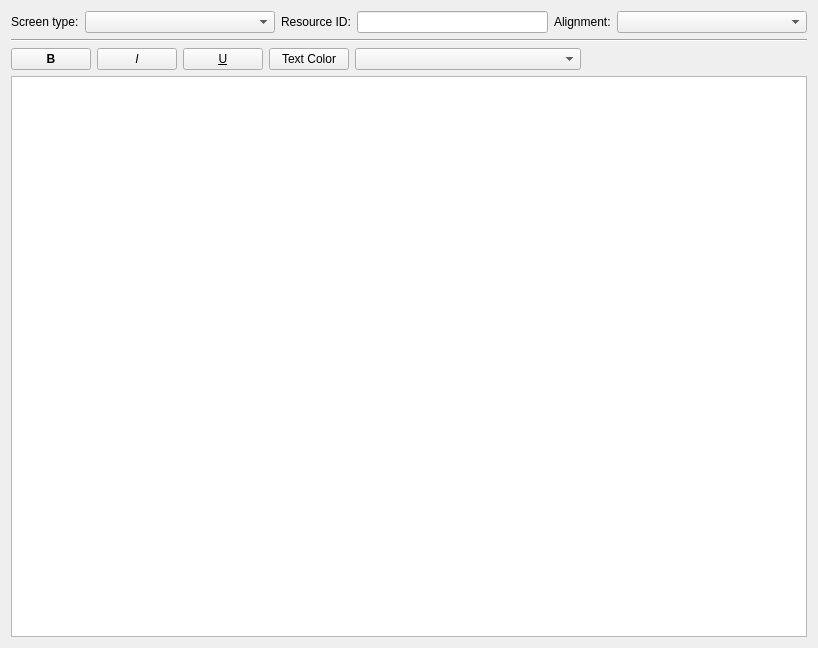
<?xml version="1.0" encoding="UTF-8"?>
<ui version="4.0">
 <class>ScreenEditWidget</class>
 <widget class="QWidget" name="ScreenEditWidget">
  <property name="geometry">
   <rect>
    <x>0</x>
    <y>0</y>
    <width>818</width>
    <height>648</height>
   </rect>
  </property>
  <property name="windowTitle">
   <string>Screen Editor</string>
  </property>
  <layout class="QVBoxLayout" name="verticalLayout_2">
   <item>
    <layout class="QHBoxLayout" name="screen_attribute_hbox" stretch="0,1,0,1,0,1">
     <item>
      <widget class="QLabel" name="screen_type_label">
       <property name="text">
        <string>Screen type:</string>
       </property>
      </widget>
     </item>
     <item>
      <widget class="QComboBox" name="screen_type_combo"/>
     </item>
     <item>
      <widget class="QLabel" name="resource_id_label">
       <property name="text">
        <string>Resource ID:</string>
       </property>
      </widget>
     </item>
     <item>
      <widget class="QLineEdit" name="resource_id_edit"/>
     </item>
     <item>
      <widget class="QLabel" name="alignment_label">
       <property name="text">
        <string>Alignment:</string>
       </property>
      </widget>
     </item>
     <item>
      <widget class="QComboBox" name="alignment_combo"/>
     </item>
    </layout>
   </item>
   <item>
    <widget class="Line" name="control_separator_line">
     <property name="orientation">
      <enum>Qt::Horizontal</enum>
     </property>
    </widget>
   </item>
   <item>
    <layout class="QHBoxLayout" name="font_control_hbox" stretch="0,0,0,0,0,0">
     <item>
      <widget class="QPushButton" name="bold_button">
       <property name="sizePolicy">
        <sizepolicy hsizetype="Maximum" vsizetype="Fixed">
         <horstretch>0</horstretch>
         <verstretch>0</verstretch>
        </sizepolicy>
       </property>
       <property name="font">
        <font>
         <weight>75</weight>
         <bold>true</bold>
        </font>
       </property>
       <property name="toolTip">
        <string>Bold</string>
       </property>
       <property name="text">
        <string>B</string>
       </property>
      </widget>
     </item>
     <item>
      <widget class="QPushButton" name="italic_button">
       <property name="sizePolicy">
        <sizepolicy hsizetype="Maximum" vsizetype="Fixed">
         <horstretch>0</horstretch>
         <verstretch>0</verstretch>
        </sizepolicy>
       </property>
       <property name="font">
        <font>
         <italic>true</italic>
        </font>
       </property>
       <property name="toolTip">
        <string>Italic</string>
       </property>
       <property name="text">
        <string>I</string>
       </property>
      </widget>
     </item>
     <item>
      <widget class="QPushButton" name="underline_button">
       <property name="sizePolicy">
        <sizepolicy hsizetype="Maximum" vsizetype="Fixed">
         <horstretch>0</horstretch>
         <verstretch>0</verstretch>
        </sizepolicy>
       </property>
       <property name="font">
        <font>
         <underline>true</underline>
        </font>
       </property>
       <property name="toolTip">
        <string>Underline</string>
       </property>
       <property name="text">
        <string>U</string>
       </property>
      </widget>
     </item>
     <item>
      <widget class="QPushButton" name="text_color_button">
       <property name="sizePolicy">
        <sizepolicy hsizetype="Maximum" vsizetype="Fixed">
         <horstretch>0</horstretch>
         <verstretch>0</verstretch>
        </sizepolicy>
       </property>
       <property name="toolTip">
        <string>Insert Text Color Tag</string>
       </property>
       <property name="text">
        <string>Text Color</string>
       </property>
      </widget>
     </item>
     <item>
      <widget class="QComboBox" name="text_color_combo">
       <property name="sizePolicy">
        <sizepolicy hsizetype="MinimumExpanding" vsizetype="Fixed">
         <horstretch>0</horstretch>
         <verstretch>0</verstretch>
        </sizepolicy>
       </property>
       <property name="toolTip">
        <string>Selected Color Tag</string>
       </property>
      </widget>
     </item>
     <item>
      <spacer name="font_control_spacer">
       <property name="orientation">
        <enum>Qt::Horizontal</enum>
       </property>
       <property name="sizeHint" stdset="0">
        <size>
         <width>40</width>
         <height>20</height>
        </size>
       </property>
      </spacer>
     </item>
    </layout>
   </item>
   <item>
    <widget class="QPlainTextEdit" name="screen_text_edit"/>
   </item>
  </layout>
 </widget>
 <resources/>
 <connections/>
</ui>
